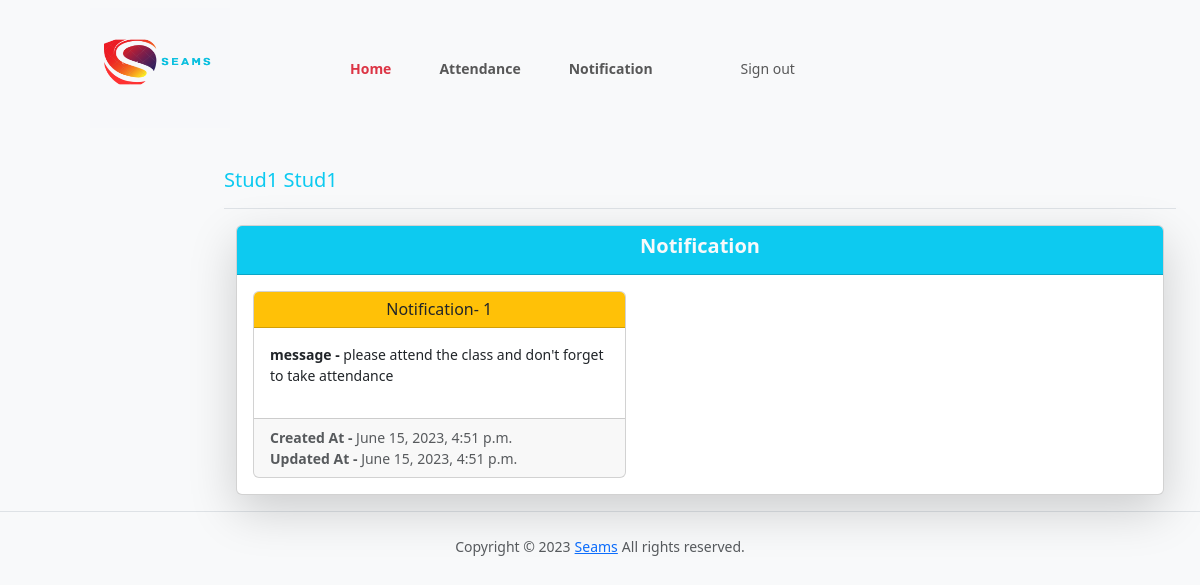
/teacher/2/notification (signed in), run on the app's committed database.
### samsApp/models.py (models this page shows, shortened)
class User(AbstractBaseUser, PermissionsMixin):
    email = models.EmailField(unique=True)
    first_name = models.CharField(max_length=30)
    last_name = models.CharField(max_length=30)
    is_active = models.BooleanField(default=True)
    is_teacher = models.BooleanField(default=False)
    is_student = models.BooleanField(default=False)
    is_admin = models.BooleanField(default=False)
    approved = models.BooleanField(_('Approved'), default = False)
    is_staff = models.BooleanField(default=False)
    is_superuser = models.BooleanField(default=False)
    objects = UserManager()
    USERNAME_FIELD = 'email'
    REQUIRED_FIELDS = ['first_name', 'last_name']

class NotificationTeacher(models.Model):
    teacher_id = models.ForeignKey(Teacher, on_delete=models.CASCADE)
    message = models.TextField()
    created_at = models.DateTimeField(auto_now_add=True)
    updated_at = models.DateTimeField(auto_now=True)

### samsApp/views.py (the view)
# urls.py: path('teacher/<slug:teacher_id>/notification', views.t_notification, name='t_notification_url'),
@login_required()
def t_notification(request, teacher_id):
    note = NotificationTeacher.objects.filter(teacher_id=teacher_id)
    return render(request, 'teacher_notification.html', {'note':note})

### samsApp/models.py (called while the page is built)
    def __str__(self):
        return self.user.first_name

### samsApp/templates/teacher_notification.html (shortened to what this page needs)
{% load static %}
{% load avatar_tags %}
{% include "header.html" %}
{% include "teacher_header.html" %}
<div class="container-fluid">
  <div class="row py-3">
    <div class="col d-flex justify-content-end">
    </div>
<main class="col-md-9 ms-sm-auto col-lg-10 px-md-4">
  <div class=" pt-3 pb-2 mb-3 border-bottom">
    <h1 class="h5 text-info text-capitalize">{{ request.user.first_name }} {{ request.user.last_name }}</h1>
  </div>
  <div class="container-fluid">
    <div class="row g-5">
        <div class="col-12">
          <div class="card shadow-lg">
            <div class="card-header bg-info">
              <h3 class="h5 fw-bold text-light text-center">Notification</h3>
            </div>
              <div class="card-body">
                {% for noteTeacher in note %}
                <div class="card col-5">
                  <h5 class=" h6 card-header bg-warning text-dark text-center ">Notification- {{noteTeacher.id}}</h5>
                  <div class="card-body">
                    <p>
                      <span class="text-dark fw-bold" >message -</span> {{noteTeacher.message}}
                    </p>
                  </div>
                  <div class="card-footer text-muted">
                    <div><span class="fw-bold">Created At - </span> {{noteTeacher.created_at}}</div>
                    <div><span class="fw-bold">Updated At - </span> {{noteTeacher.updated_at}}</div>
                  </div>
                </div>
                {% endfor %}
              </div>
          </div>
        </div>
    </div>
</div>
</main>
</div>
</div>
{% include "footer.html" %}

### samsApp/static/styles.css (style rules this page uses)
body { font-size: .875rem; }

### data on the page
User: user.first_name "Stud1", user.last_name "Stud1"
NotificationTeacher: id "1", message "please attend the class and don't forget to take attendance", created_at "June 15, 2023, 4:51 p.m.", updated_at "June 15, 2023, 4:51 p.m."
